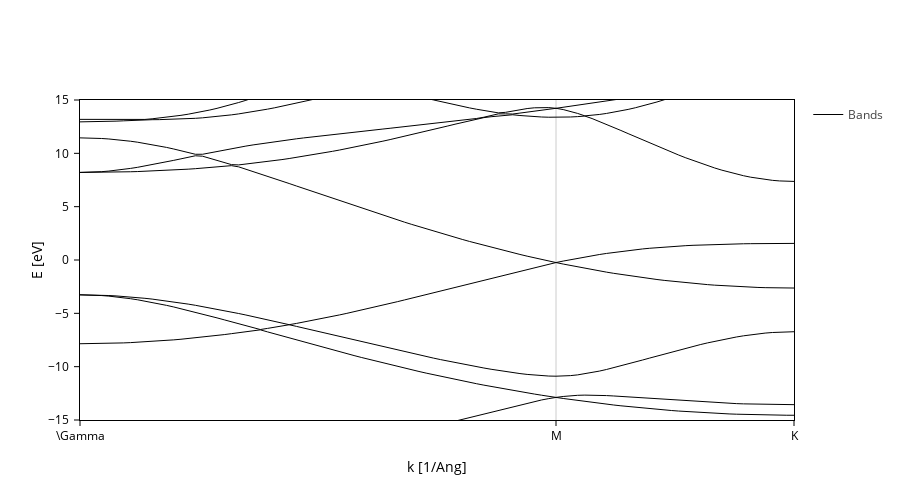

Notebook cell for this chart:
### Code cell
band_struct.plot().update_layout(height=500,yaxis=dict(range=[-15,15]))
